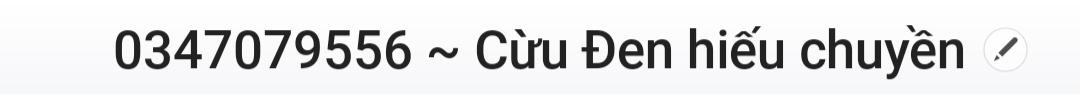
#> input picture images/imageInput/0.png, 1080 x 94 px; its folder holds only this picture in this run
$ python test5.py
#> lines starting #> are read from the running program, lines starting #| are printed output that depends on the picture; after the words box and inside, x2 and y2 are one past the last pixel; in counts of white or black regions, pixels touching at a corner belong together
#> further down, im is the input picture: PIL image 1080x94 RGB; mean R, G, B 225.8, 225.9, 226.6
import random

import cv2
import numpy as np
from pathlib import Path
from matplotlib import pyplot as plt
from PIL import Image


def overlapping_image(size1, size2):
    (x1, y1, w1, h1), image1 = size1
    (x2, y2, w2, h2), image2 = size2
    if x1 + w1 >= x2 and x2 + w2 >= x1 and y1 + h1 >= y2 and y2 + h2 >= y1:
        minx = min(x1, x2)
        miny = min(y1, y2)
        mask = 255 - np.zeros((max(y1+h1, y2+h2)-miny, max(x1+w1, x2+w2) - minx), dtype=np.uint8)
        mask[y1 - miny:y1 - miny + h1, x1 - minx:x1 - minx + w1] = image1
        mask[y2 - miny:y2 - miny + h2, x2 - minx:x2 - minx + w2] = image2
        return True, mask
    return False, image1


def get_text_to_image(image):
    thresh = cv2.threshold(image, 127, 255, cv2.THRESH_BINARY_INV)[1]
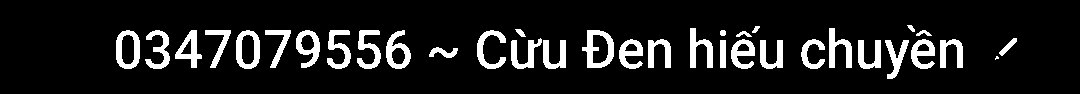
#> thresh: shape (94, 1080); 11.1% white; 35 white regions (1 under 20 px), largest, box (x1, y1, x2, y2) and area: (582, 30, 614, 68) 591, (116, 30, 140, 69) 492, (236, 30, 260, 69) 492
    dilated_image = cv2.dilate(thresh.copy(), np.ones((10, 1), np.uint8), iterations=1)
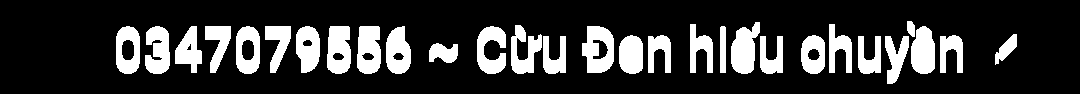
#> dilated_image: shape (94, 1080); 20.4% white; 29 white regions
    contours, _ = cv2.findContours(dilated_image, cv2.RETR_EXTERNAL, cv2.CHAIN_APPROX_SIMPLE)
#> contours = 29 contours; largest, box (x1, y1, x2, y2) and area: (582, 26, 614, 73) 1158, (236, 26, 260, 74) 965, (116, 26, 140, 74) 965, (357, 26, 381, 74) 956, (731, 22, 760, 74) 956
    dir_images = {}
    list_images = []
    for c in contours:
        x, y, w, h = cv2.boundingRect(c)
        if (h, w) != dilated_image.shape[:2] and h >= 2:
            dir_images.setdefault(x, ((x, y, w, h), image[y:y+h, x:x+w]))
#> this loop made 29 passes
#> (x, y, w, h) on passes 1 to 12: (429, 43, 29, 20), (885, 36, 24, 48), (858, 36, 23, 38), (760, 36, 23, 38), (543, 36, 23, 38), (940, 35, 23, 38), (801, 35, 24, 39), (648, 35, 23, 38), (619, 35, 24, 39), (995, 34, 22, 31), (911, 26, 24, 48), (720, 26, 6, 47)
#> after the loop, dir_images = 29 items
    list_img = sorted(dir_images.items(), reverse=False)
#> list_img = 29 items
    i = 0
    while i <= len(list_img)-2:
        check, img = overlapping_image(list_img[i][1], list_img[i + 1][1])
        list_images.append(img)
        if check:
            i += 1
        if i == len(list_img)-2 and check == False:
            list_images.append(list_img[len(list_img)-1][1][1])
        i += 1
#> this loop made 26 passes
#> (x1 in overlapping_image, y1 in overlapping_image, w1 in overlapping_image, h1 in overlapping_image, x2 in overlapping_image, y2 in overlapping_image, w2 in overlapping_image, h2 in overlapping_image) on passes 20, 24: (731, 22, 29, 52, 760, 36, 23, 38), (885, 36, 24, 48, 907, 21, 8, 16)
#> (x1 in overlapping_image, y1 in overlapping_image, w1 in overlapping_image, h1 in overlapping_image, x2 in overlapping_image, y2 in overlapping_image, w2 in overlapping_image, h2 in overlapping_image) on passes 1 to 6: (116, 26, 24, 48, 145, 26, 25, 48), (145, 26, 25, 48, 175, 26, 27, 47), (175, 26, 27, 47, 205, 26, 26, 47), (205, 26, 26, 47, 236, 26, 24, 48), (236, 26, 24, 48, 265, 26, 26, 47), (265, 26, 26, 47, 296, 26, 24, 47)
#> pass 1, in overlapping_image, `(x1, y1, w1, h1), image1 = size1`:
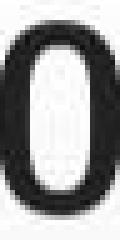
#> image1: shape (48, 24) (shown 5 times larger); min 15, max 255, mean 156.2
#> pass 1, in overlapping_image, `(x2, y2, w2, h2), image2 = size2`:
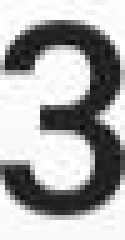
#> image2: shape (48, 25) (shown 5 times larger); min 13, max 255, mean 169.3
#> pass 2, in overlapping_image (call 2), `(x2, y2, w2, h2), image2 = size2`:
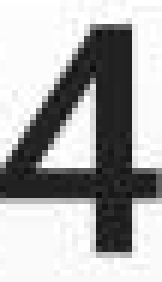
#> image2: shape (47, 27) (shown 6 times larger); min 11, max 255, mean 173
#> pass 3, in overlapping_image (call 3), `(x2, y2, w2, h2), image2 = size2`:
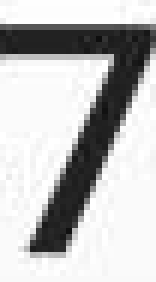
#> image2: shape (47, 26) (shown 6 times larger); min 14, max 255, mean 191.3
#> after the loop, i = 28; list_images = 27 items
    return list_images


def create_dataset(image, paths):
    image = cv2.cvtColor(image, cv2.COLOR_BGR2GRAY)
    list_images = get_text_to_image(image)
#> list_images = 27 items
    print(len(paths) == len(list_images))
#| False
    if len(paths) == len(list_images):
        for i in range(len(paths)):
            plt.imsave("../dataset/"+paths[i]+".png", list_images[i])


path = "images/imageInput"
for p in Path(path).rglob('*.[jp][pn]*'):
    # try:
    im = Image.open(p.as_posix())  # .convert('L')  # cv2.imread(p.as_posix(), 0)
    # convert image to np arr
    im = np.array(im)
    labels = str(p.name).split('.')[0].split()
    create_dataset(image=im, paths=labels)
